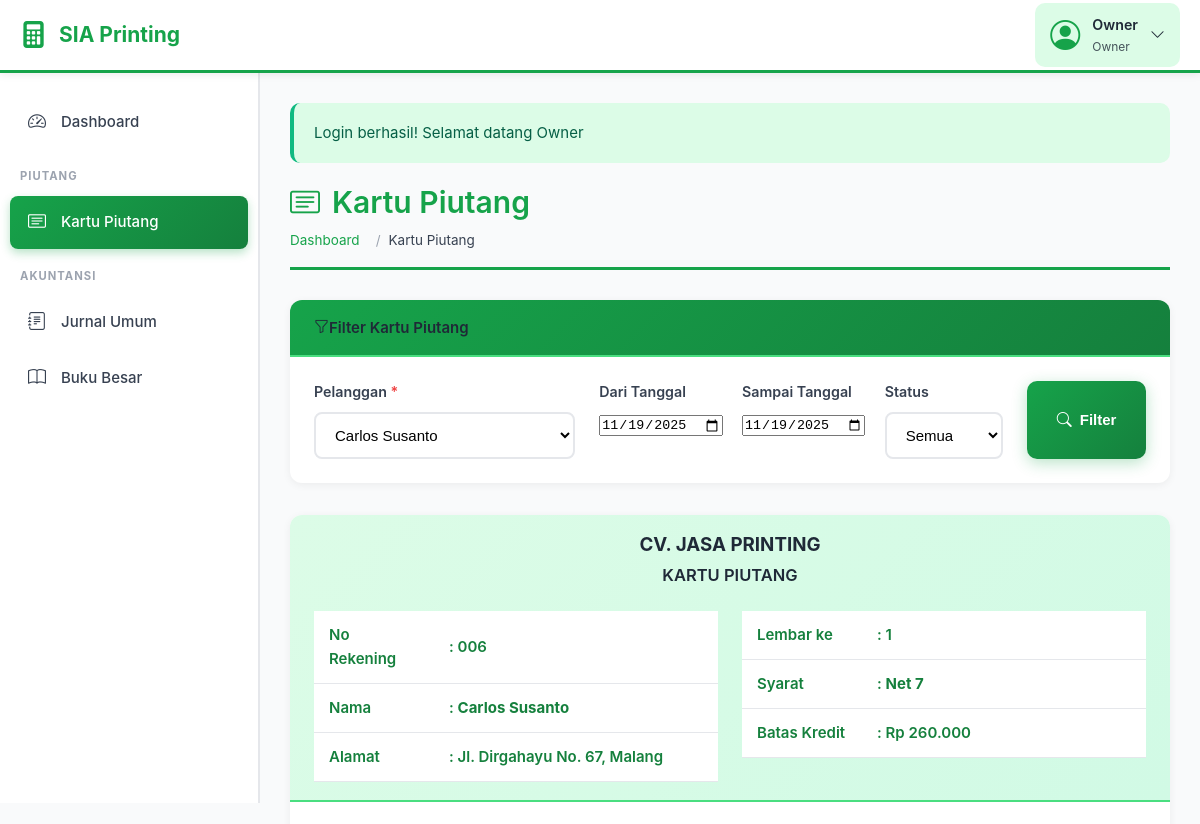
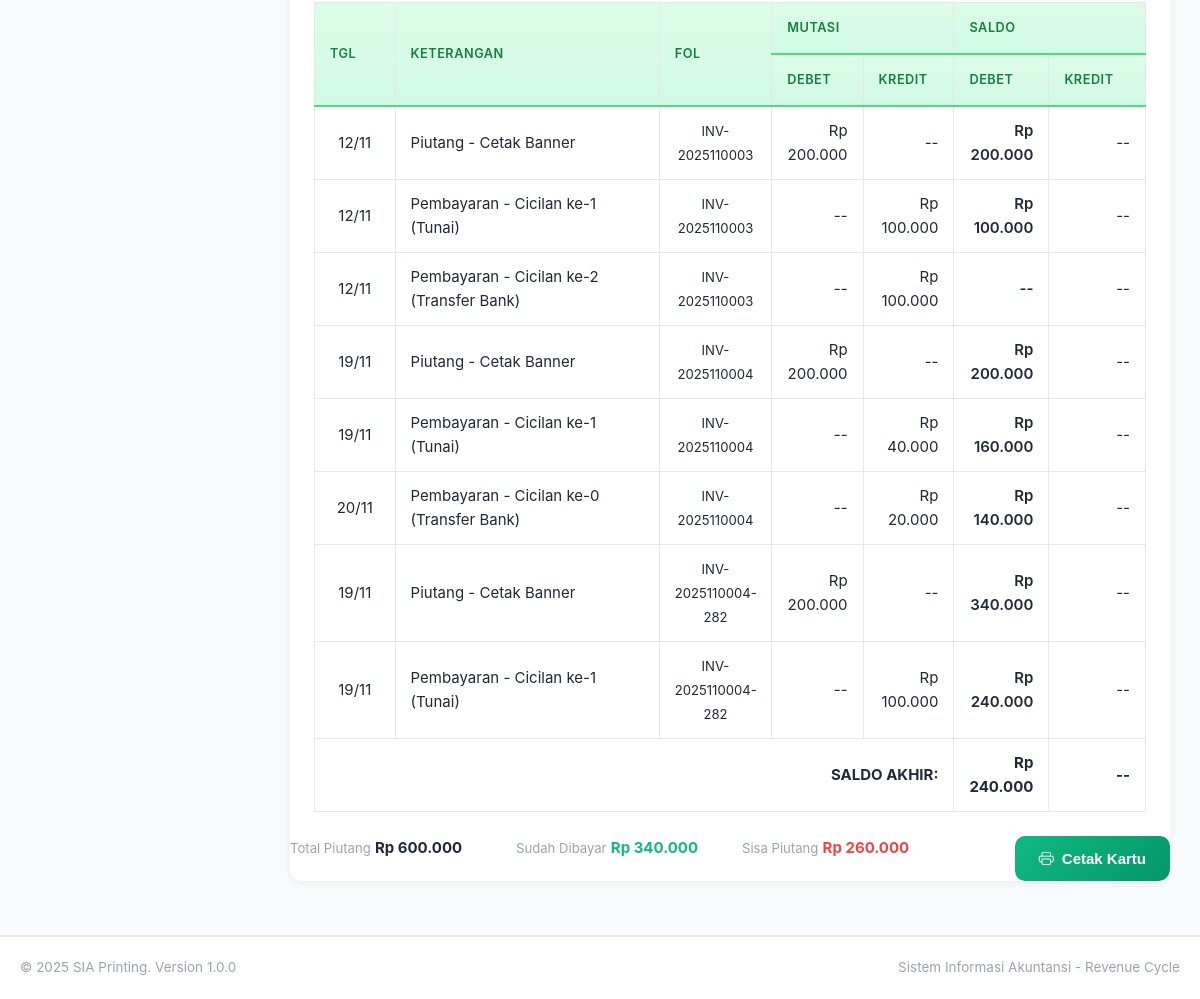
Screenshot of /kartu-piutang.php?id_pelanggan=6 (signed in) with the database file from the repository (2 pictures, top to bottom).
### tables this page shows
CREATE TABLE `master_pelanggan` (
  `id_pelanggan` int(11) NOT NULL,
  `nama_pelanggan` varchar(100) NOT NULL,
  `alamat` text DEFAULT NULL,
  `telepon` varchar(20) DEFAULT NULL,
  `email` varchar(100) DEFAULT NULL,
  `created_at` timestamp NOT NULL DEFAULT current_timestamp()
);

CREATE TABLE `piutang` (
  `id_piutang` int(11) NOT NULL,
  `no_piutang` varchar(50) NOT NULL,
  `tanggal` date NOT NULL,
  `id_pelanggan` int(11) NOT NULL,
  `jenis_jasa` varchar(100) NOT NULL,
  `kategori` varchar(50) NOT NULL,
  `total` decimal(15,2) NOT NULL,
  `dibayar` decimal(15,2) DEFAULT 0.00,
  `sisa` decimal(15,2) NOT NULL,
  `jatuh_tempo` date NOT NULL,
  `syarat_kredit` varchar(100) DEFAULT 'Net 30',
  `status` enum('Belum Lunas','Lunas') DEFAULT 'Belum Lunas',
  `created_by` int(11) DEFAULT NULL,
  `created_at` timestamp NOT NULL DEFAULT current_timestamp()
);

CREATE TABLE `pembayaran_piutang` (
  `id_pembayaran` int(11) NOT NULL,
  `tanggal` date NOT NULL,
  `id_piutang` int(11) NOT NULL,
  `jumlah_bayar` decimal(15,2) NOT NULL,
  `is_dp` tinyint(1) DEFAULT 0,
  `cicilan_ke` int(11) DEFAULT 0,
  `metode_pembayaran` varchar(50) NOT NULL,
  `keterangan` text DEFAULT NULL,
  `created_by` int(11) DEFAULT NULL,
  `created_at` timestamp NOT NULL DEFAULT current_timestamp()
);

### kartu-piutang.php (the view, shortened to what this page needs)
<?php
require_once 'config.php';
$id_pelanggan = isset($_GET['id_pelanggan']) ? intval($_GET['id_pelanggan']) : 0;
$periode_dari = isset($_GET['periode_dari']) ? $_GET['periode_dari'] : '';
$periode_sampai = isset($_GET['periode_sampai']) ? $_GET['periode_sampai'] : '';
$pelanggan_list = $conn->query("SELECT DISTINCT mp.id_pelanggan, mp.nama_pelanggan, mp.telepon, mp.alamat
                                 FROM master_pelanggan mp
                                 JOIN piutang p ON mp.id_pelanggan = p.id_pelanggan
                                 ORDER BY mp.nama_pelanggan");
$kartu_piutang_data = [];
$pelanggan_info = null;
$total_piutang_keseluruhan = 0;
$total_dibayar_keseluruhan = 0;
$total_sisa_keseluruhan = 0;
if ($id_pelanggan > 0) {
    $pelanggan_info = $conn->query("SELECT mp.*,
                                   (SELECT syarat_kredit FROM piutang WHERE id_pelanggan = mp.id_pelanggan ORDER BY tanggal DESC LIMIT 1) as syarat_kredit
                                   FROM master_pelanggan mp
                                   WHERE mp.id_pelanggan = $id_pelanggan")->fetch_assoc();
    if ($pelanggan_info) {
        $query_piutang = "SELECT * FROM piutang WHERE id_pelanggan = $id_pelanggan";
        $query_piutang .= " ORDER BY tanggal ASC, id_piutang ASC";
        $piutang_list = $conn->query($query_piutang);
        $saldo_berjalan = 0;
        while ($piutang = $piutang_list->fetch_assoc()) {
            $id_piutang = $piutang['id_piutang'];
            $total_piutang_keseluruhan += $piutang['total'];
            $total_dibayar_keseluruhan += $piutang['dibayar'];
            $total_sisa_keseluruhan += $piutang['sisa'];
            $saldo_berjalan += $piutang['total'];
            $kartu_piutang_data[] = [
                'tanggal' => $piutang['tanggal'],
                'keterangan' => 'Piutang - ' . $piutang['jenis_jasa'],
                'folio' => $piutang['no_piutang'],
                'mutasi_debet' => $piutang['total'],
                'mutasi_kredit' => 0,
                'saldo_debet' => $saldo_berjalan,
                'saldo_kredit' => 0,
                'row_type' => 'piutang'
            ];
            $pembayaran = $conn->query("SELECT * FROM pembayaran_piutang
                                        WHERE id_piutang = $id_piutang
                                        ORDER BY tanggal ASC, is_dp DESC");
            while ($bayar = $pembayaran->fetch_assoc()) {
                $mutasi_kredit = $bayar['jumlah_bayar'];
                $saldo_berjalan -= $mutasi_kredit;
                if ($bayar['is_dp'] == 1) {
                    $label_bayar = 'Pembayaran - DP / Pembayaran Awal';
                } else {
                    $label_bayar = 'Pembayaran - Cicilan ke-' . $bayar['cicilan_ke'];
                }
                if ($bayar['metode_pembayaran']) {
                    $label_bayar .= ' (' . $bayar['metode_pembayaran'] . ')';
                }
                $kartu_piutang_data[] = [
                    'tanggal' => $bayar['tanggal'],
                    'keterangan' => $label_bayar,
                    'folio' => $piutang['no_piutang'],
                    'mutasi_debet' => 0,
                    'mutasi_kredit' => $mutasi_kredit,
                    'saldo_debet' => $saldo_berjalan > 0 ? $saldo_berjalan : 0,
                    'saldo_kredit' => $saldo_berjalan < 0 ? abs($saldo_berjalan) : 0,
                    'row_type' => $bayar['is_dp'] == 1 ? 'dp' : 'pembayaran'
                ];
            }
        }
    }
}
include 'includes/header.php';
?>
<div class="page-title">
    <h1><i class="bi bi-card-text me-2"></i>Kartu Piutang</h1>
    <nav aria-label="breadcrumb">
        <ol class="breadcrumb">
            <li class="breadcrumb-item"><a href="dashboard.php">Dashboard</a></li>
            <li class="breadcrumb-item active">Kartu Piutang</li>
        </ol>
    </nav>
</div>
<div class="card mb-4">
    <div class="card-header bg-primary text-white">
        <h6 class="mb-0"><i class="bi bi-funnel me-2"></i>Filter Kartu Piutang</h6>
    </div>
    <div class="card-body">
        <form method="GET" action="" class="row g-3">
            <div class="col-md-4">
                <label class="form-label">Pelanggan <span class="text-danger">*</span></label>
                <select name="id_pelanggan" class="form-select" required onchange="this.form.submit()">
                    <?php
                    $pelanggan_list->data_seek(0);
                    while ($pel = $pelanggan_list->fetch_assoc()):
                    ?>
                        <option value="<?php echo $pel['id_pelanggan']; ?>"
                                <?php echo ($id_pelanggan == $pel['id_pelanggan']) ? 'selected' : ''; ?>>
                            <?php echo $pel['nama_pelanggan']; ?>
                        </option>
                    <?php endwhile; ?>
                </select>
            </div>
            <div class="col-md-2">
                <label class="form-label">Dari Tanggal</label>
                <input type="date" name="periode_dari" class="form-control" value="<?php echo $periode_dari; ?>">
            </div>
            <div class="col-md-2">
                <label class="form-label">Sampai Tanggal</label>
                <input type="date" name="periode_sampai" class="form-control" value="<?php echo $periode_sampai; ?>">
            </div>
            <div class="col-md-2">
                <label class="form-label">Status</label>
                <select name="status" class="form-select">
                    <option value="">Semua</option>
                </select>
            </div>
            <div class="col-md-2 d-flex align-items-end">
                <button type="submit" class="btn btn-primary w-100">
                    <i class="bi bi-search me-1"></i>Filter
                </button>
            </div>
        </form>
    </div>
</div>
<?php if ($id_pelanggan > 0 && $pelanggan_info): ?>
<div class="card">
    <div class="card-header bg-white border-bottom-0">
        <div class="text-center mb-3">
            <h4 class="mb-1 fw-bold">CV. JASA PRINTING</h4>
            <h5 class="mb-3">KARTU PIUTANG</h5>
        </div>
        <div class="row">
            <div class="col-md-6">
                <table class="table table-sm table-borderless">
                    <tr>
                        <td width="120" class="fw-semibold">No Rekening</td>
                        <td>: <?php echo str_pad($pelanggan_info['id_pelanggan'], 3, '0', STR_PAD_LEFT); ?></td>
                    </tr>
                    <tr>
                        <td class="fw-semibold">Nama</td>
                        <td>: <strong><?php echo $pelanggan_info['nama_pelanggan']; ?></strong></td>
                    </tr>
                    <tr>
                        <td class="fw-semibold">Alamat</td>
                        <td>: <?php echo $pelanggan_info['alamat'] ?: '-'; ?></td>
                    </tr>
                </table>
            </div>
            <div class="col-md-6">
                <table class="table table-sm table-borderless">
                    <tr>
                        <td width="120" class="fw-semibold">Lembar ke</td>
                        <td>: 1</td>
                    </tr>
                    <tr>
                        <td class="fw-semibold">Syarat</td>
                        <td>: <strong><?php echo $pelanggan_info['syarat_kredit'] ?? 'Net 30'; ?></strong></td>
                    </tr>
                    <tr>
                        <td class="fw-semibold">Batas Kredit</td>
                        <td>: <?php echo format_rupiah($total_sisa_keseluruhan); ?></td>
                    </tr>
                </table>
            </div>
        </div>
    </div>
    <div class="card-body p-0">
        <div class="table-responsive">
            <table class="table table-bordered mb-0">
                <thead class="table-light">
                    <tr class="text-center">
                        <th width="10%" rowspan="2" class="align-middle">TGL</th>
                        <th width="35%" rowspan="2" class="align-middle">KETERANGAN</th>
                        <th width="10%" rowspan="2" class="align-middle">FOL</th>
                        <th colspan="2" class="border-bottom">MUTASI</th>
                        <th colspan="2" class="border-bottom">SALDO</th>
                    </tr>
                    <tr class="text-center">
                        <th width="11%">DEBET</th>
                        <th width="11%">KREDIT</th>
                        <th width="11%">DEBET</th>
                        <th width="12%">KREDIT</th>
                    </tr>
                </thead>
                <tbody>
                    <?php if (count($kartu_piutang_data) > 0): ?>
                        <?php
                        foreach ($kartu_piutang_data as $row):
                            $row_class = '';
                            if ($row['row_type'] == 'piutang') {
                                $row_class = 'table-warning';
                            } elseif ($row['row_type'] == 'dp') {
                                $row_class = 'table-info';
                            } elseif ($row['row_type'] == 'pembayaran') {
                                $row_class = 'table-success';
                            }
                        ?>
                            <tr class="<?php echo $row_class; ?>">
                                <td class="text-center"><?php echo date('d/m', strtotime($row['tanggal'])); ?></td>
                                <td><?php echo $row['keterangan']; ?></td>
                                <td class="text-center"><small><?php echo $row['folio']; ?></small></td>
                                <td class="text-end">
                                    <?php echo ($row['mutasi_debet'] > 0) ? format_rupiah($row['mutasi_debet']) : '--'; ?>
                                </td>
                                <td class="text-end">
                                    <?php echo ($row['mutasi_kredit'] > 0) ? format_rupiah($row['mutasi_kredit']) : '--'; ?>
                                </td>
                                <td class="text-end fw-semibold">
                                    <?php echo ($row['saldo_debet'] > 0) ? format_rupiah($row['saldo_debet']) : '--'; ?>
                                </td>
                                <td class="text-end">
                                    <?php echo ($row['saldo_kredit'] > 0) ? format_rupiah($row['saldo_kredit']) : '--'; ?>
                                </td>
                            </tr>
                        <?php endforeach; ?>
                        <tr class="table-primary fw-bold">
                            <td colspan="5" class="text-end">SALDO AKHIR:</td>
                            <td class="text-end">
                                <?php
                                $last_row = end($kartu_piutang_data);
                                $saldo_akhir = $last_row['saldo_debet'] > 0 ? $last_row['saldo_debet'] : 0;
                                echo format_rupiah($saldo_akhir);
                                ?>
                            </td>
                            <td class="text-end">--</td>
                        </tr>
                    <?php endif; ?>
                </tbody>
            </table>
        </div>
    </div>
    <div class="card-footer bg-light">
        <div class="row">
            <div class="col-md-3">
                <small class="text-muted d-block">Total Piutang</small>
                <strong><?php echo format_rupiah($total_piutang_keseluruhan); ?></strong>
            </div>
            <div class="col-md-3">
                <small class="text-muted d-block">Sudah Dibayar</small>
                <strong class="text-success"><?php echo format_rupiah($total_dibayar_keseluruhan); ?></strong>
            </div>
            <div class="col-md-3">
                <small class="text-muted d-block">Sisa Piutang</small>
                <strong class="text-danger"><?php echo format_rupiah($total_sisa_keseluruhan); ?></strong>
            </div>
            <div class="col-md-3 text-end">
                <button onclick="window.print()" class="btn btn-success no-print">
                    <i class="bi bi-printer me-1"></i>Cetak Kartu
                </button>
            </div>
        </div>
    </div>
</div>
<?php endif; ?>
<?php include 'includes/footer.php'; ?>

### rows the page displays
master_pelanggan: id_pelanggan "006", nama_pelanggan "Carlos Susanto", alamat "Jl. Dirgahayu No. 67, Malang"
piutang: tanggal "12/11", keterangan "Piutang - Cetak Banner", no_piutang "INV-2025110003", mutasi_debet "Rp 200.000", saldo_debet "Rp 200.000"
piutang: tanggal "19/11", keterangan "Piutang - Cetak Banner", no_piutang "INV-2025110004", total "Rp 200.000", saldo_debet "Rp 200.000"
pembayaran_piutang: tanggal "20/11", keterangan "Pembayaran - Cicilan ke-0 (Transfer Bank)", folio "INV-2025110004", jumlah_bayar "Rp 20.000", saldo_debet "Rp 140.000"
piutang: tanggal "19/11", keterangan "Piutang - Cetak Banner", no_piutang "INV-2025110004-282", total "Rp 200.000", saldo_debet "Rp 340.000"

### other values shown
APP_NAME "SIA Printing"
$_SESSION['nama'] "Owner"
$_SESSION['user_role'] "Owner"
$alert['message'] "Login berhasil! Selamat datang Owner"
$pelanggan_info['syarat_kredit'] "Net 7"
format_rupiah($total_sisa_keseluruhan) "Rp 260.000"
date('d/m', strtotime($row['tanggal'])) "12/11"
$row['keterangan'] "Pembayaran - Cicilan ke-1 (Tunai)"
$row['folio'] "INV-2025110003"
format_rupiah($row['mutasi_kredit']) "Rp 100.000"
format_rupiah($row['saldo_debet']) "Rp 100.000"
$row['keterangan'] "Pembayaran - Cicilan ke-2 (Transfer Bank)"
date('d/m', strtotime($row['tanggal'])) "19/11"
$row['folio'] "INV-2025110004"
format_rupiah($row['mutasi_kredit']) "Rp 40.000"
